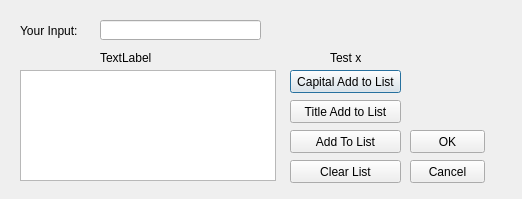
<?xml version="1.0" encoding="UTF-8"?>
<ui version="4.0">
 <class>Dialog</class>
 <widget class="QDialog" name="Dialog">
  <property name="geometry">
   <rect>
    <x>0</x>
    <y>0</y>
    <width>522</width>
    <height>199</height>
   </rect>
  </property>
  <property name="windowTitle">
   <string>2021 Exam MCQ</string>
  </property>
  <widget class="QLabel" name="lblYourInput">
   <property name="geometry">
    <rect>
     <x>20</x>
     <y>20</y>
     <width>71</width>
     <height>21</height>
    </rect>
   </property>
   <property name="text">
    <string>Your Input:</string>
   </property>
  </widget>
  <widget class="QLineEdit" name="edtInput">
   <property name="geometry">
    <rect>
     <x>100</x>
     <y>20</y>
     <width>161</width>
     <height>20</height>
    </rect>
   </property>
  </widget>
  <widget class="QLabel" name="lblOutput">
   <property name="geometry">
    <rect>
     <x>100</x>
     <y>50</y>
     <width>161</width>
     <height>16</height>
    </rect>
   </property>
   <property name="text">
    <string>TextLabel</string>
   </property>
  </widget>
  <widget class="QPushButton" name="btnCapitalToList">
   <property name="geometry">
    <rect>
     <x>290</x>
     <y>70</y>
     <width>111</width>
     <height>23</height>
    </rect>
   </property>
   <property name="text">
    <string>Capital Add to List</string>
   </property>
  </widget>
  <widget class="QPushButton" name="btnTitleToList">
   <property name="geometry">
    <rect>
     <x>290</x>
     <y>100</y>
     <width>111</width>
     <height>23</height>
    </rect>
   </property>
   <property name="text">
    <string>Title Add to List</string>
   </property>
  </widget>
  <widget class="QPushButton" name="btnAddToList">
   <property name="geometry">
    <rect>
     <x>290</x>
     <y>130</y>
     <width>111</width>
     <height>23</height>
    </rect>
   </property>
   <property name="text">
    <string>Add To List</string>
   </property>
  </widget>
  <widget class="QPushButton" name="btnClearList">
   <property name="geometry">
    <rect>
     <x>290</x>
     <y>160</y>
     <width>111</width>
     <height>23</height>
    </rect>
   </property>
   <property name="text">
    <string>Clear List</string>
   </property>
  </widget>
  <widget class="QPushButton" name="btnOK">
   <property name="geometry">
    <rect>
     <x>410</x>
     <y>130</y>
     <width>75</width>
     <height>23</height>
    </rect>
   </property>
   <property name="text">
    <string>OK</string>
   </property>
  </widget>
  <widget class="QPushButton" name="btnCancel">
   <property name="geometry">
    <rect>
     <x>410</x>
     <y>160</y>
     <width>75</width>
     <height>23</height>
    </rect>
   </property>
   <property name="text">
    <string>Cancel</string>
   </property>
  </widget>
  <widget class="QListWidget" name="listWidget">
   <property name="geometry">
    <rect>
     <x>20</x>
     <y>70</y>
     <width>256</width>
     <height>111</height>
    </rect>
   </property>
  </widget>
  <widget class="QLabel" name="lblTestx">
   <property name="geometry">
    <rect>
     <x>330</x>
     <y>50</y>
     <width>151</width>
     <height>16</height>
    </rect>
   </property>
   <property name="text">
    <string>Test x</string>
   </property>
  </widget>
 </widget>
 <resources/>
 <connections/>
</ui>
